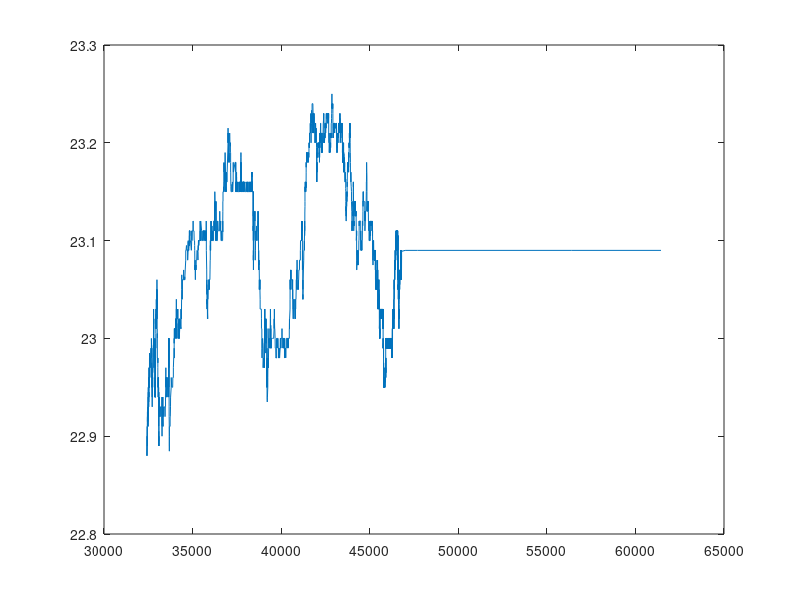
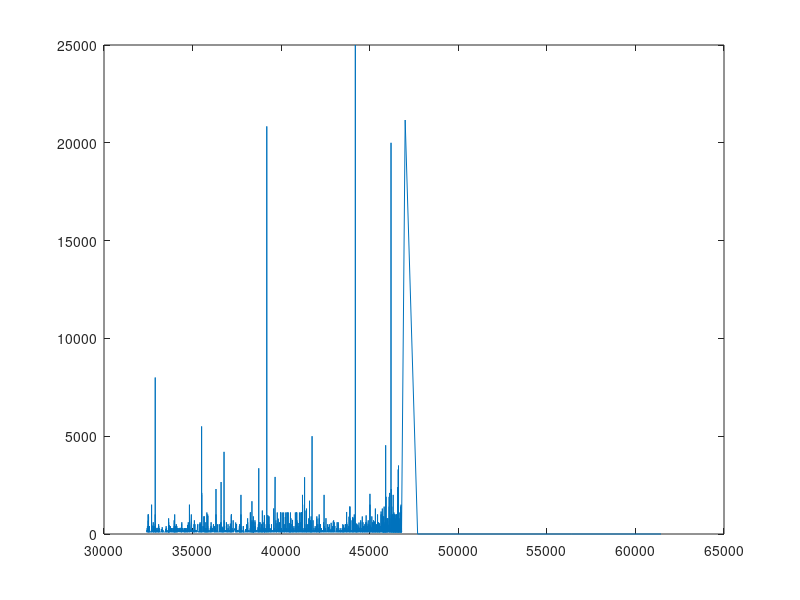

Write MATLAB code to recreate these figures, in order.
close all
clear all
load('GME_raw.mat');
%small = data(1:10,:);
hour = str2double(raw(:,10));
minute = str2double(raw(:,11));
sec = str2double(raw(:,12));
tsecs = 3600*hour+60*minute+sec;
price = [raw{:,3}];
volume = [raw{:,4}];
plot(tsecs,price);
figure
plot(tsecs,volume);                                                                               